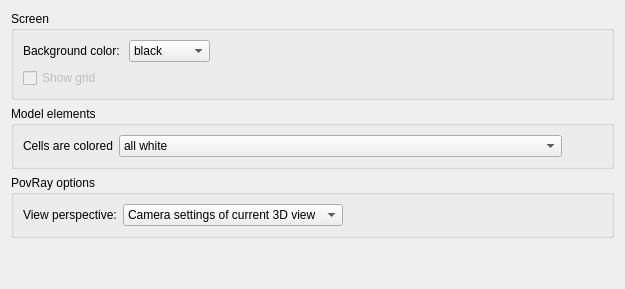
     <widget class="QWidget" name="tab_3">
      <attribute name="title">
       <string>Visualization</string>
      </attribute>
      <layout class="QGridLayout" name="gridLayout_8">
       <item row="5" column="0">
        <spacer name="verticalSpacer_6">
         <property name="orientation">
          <enum>Qt::Vertical</enum>
         </property>
         <property name="sizeHint" stdset="0">
          <size>
           <width>20</width>
           <height>40</height>
          </size>
         </property>
        </spacer>
       </item>
       <item row="0" column="0" rowspan="2">
        <widget class="QGroupBox" name="groupBox">
         <property name="sizePolicy">
          <sizepolicy hsizetype="Preferred" vsizetype="Preferred">
           <horstretch>0</horstretch>
           <verstretch>0</verstretch>
          </sizepolicy>
         </property>
         <property name="minimumSize">
          <size>
           <width>280</width>
           <height>0</height>
          </size>
         </property>
         <property name="title">
          <string>Screen</string>
         </property>
         <layout class="QGridLayout" name="gridLayout_10">
          <item row="1" column="1">
           <widget class="QComboBox" name="comboBoxScreenBackgroundColor">
            <item>
             <property name="text">
              <string>black</string>
             </property>
            </item>
            <item>
             <property name="text">
              <string>dark grey</string>
             </property>
            </item>
            <item>
             <property name="text">
              <string>light grey</string>
             </property>
            </item>
            <item>
             <property name="text">
              <string>white</string>
             </property>
            </item>
           </widget>
          </item>
          <item row="1" column="0">
           <widget class="QLabel" name="label_27">
            <property name="text">
             <string>Background color: </string>
            </property>
           </widget>
          </item>
          <item row="1" column="2">
           <spacer name="horizontalSpacer">
            <property name="orientation">
             <enum>Qt::Horizontal</enum>
            </property>
            <property name="sizeHint" stdset="0">
             <size>
              <width>40</width>
              <height>20</height>
             </size>
            </property>
           </spacer>
          </item>
          <item row="2" column="0">
           <widget class="QCheckBox" name="checkBoxScreenShowGrid">
            <property name="enabled">
             <bool>false</bool>
            </property>
            <property name="text">
             <string>Show grid</string>
            </property>
           </widget>
          </item>
         </layout>
        </widget>
       </item>
       <item row="3" column="0">
        <widget class="QGroupBox" name="groupBox_5">
         <property name="title">
          <string>Model elements</string>
         </property>
         <layout class="QGridLayout" name="gridLayout_9">
          <item row="2" column="2">
           <widget class="QComboBox" name="comboBoxCellStaining">
            <property name="sizePolicy">
             <sizepolicy hsizetype="Preferred" vsizetype="Fixed">
              <horstretch>0</horstretch>
              <verstretch>0</verstretch>
             </sizepolicy>
            </property>
            <property name="currentIndex">
             <number>0</number>
            </property>
            <item>
             <property name="text">
              <string>all white</string>
             </property>
            </item>
            <item>
             <property name="text">
              <string>by proliferation status (white = proliferating, grey = quiescent)</string>
             </property>
            </item>
            <item>
             <property name="text">
              <string>by absolute force in last simulation step (hue)</string>
             </property>
            </item>
            <item>
             <property name="text">
              <string>by volume (white: smallest just after division, red: largest just before division)</string>
             </property>
            </item>
            <item>
             <property name="text">
              <string>by internal state</string>
             </property>
            </item>
           </widget>
          </item>
          <item row="2" column="0">
           <widget class="QLabel" name="label_24">
            <property name="text">
             <string>Cells are colored</string>
            </property>
           </widget>
          </item>
          <item row="2" column="3">
           <spacer name="horizontalSpacer_3">
            <property name="orientation">
             <enum>Qt::Horizontal</enum>
            </property>
            <property name="sizeHint" stdset="0">
             <size>
              <width>40</width>
              <height>20</height>
             </size>
            </property>
           </spacer>
          </item>
         </layout>
        </widget>
       </item>
       <item row="4" column="0">
        <widget class="QGroupBox" name="groupBox_8">
         <property name="title">
          <string>PovRay options</string>
         </property>
         <layout class="QGridLayout" name="gridLayout_12">
          <item row="0" column="1">
           <widget class="QComboBox" name="comboBox">
            <property name="sizePolicy">
             <sizepolicy hsizetype="Fixed" vsizetype="Fixed">
              <horstretch>0</horstretch>
              <verstretch>0</verstretch>
             </sizepolicy>
            </property>
            <property name="minimumSize">
             <size>
              <width>220</width>
              <height>0</height>
             </size>
            </property>
            <item>
             <property name="text">
              <string>Camera settings of current 3D view</string>
             </property>
            </item>
           </widget>
          </item>
          <item row="0" column="0">
           <widget class="QLabel" name="label_29">
            <property name="text">
             <string>View perspective:</string>
            </property>
           </widget>
          </item>
          <item row="0" column="2">
           <spacer name="horizontalSpacer_4">
            <property name="orientation">
             <enum>Qt::Horizontal</enum>
            </property>
            <property name="sizeHint" stdset="0">
             <size>
              <width>40</width>
              <height>20</height>
             </size>
            </property>
           </spacer>
          </item>
         </layout>
        </widget>
       </item>
      </layout>
     </widget>
